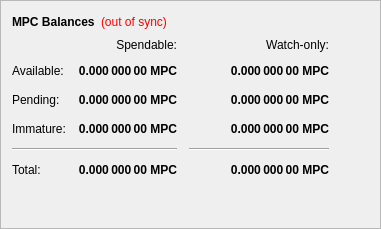
        <widget class="QFrame" name="frame">
         <property name="frameShape">
          <enum>QFrame::StyledPanel</enum>
         </property>
         <property name="frameShadow">
          <enum>QFrame::Raised</enum>
         </property>
         <layout class="QVBoxLayout" name="verticalLayout_4">
          <item>
           <layout class="QHBoxLayout" name="horizontalLayout_4">
            <item>
             <widget class="QLabel" name="label_5">
              <property name="font">
               <font>
                <weight>75</weight>
                <bold>true</bold>
               </font>
              </property>
              <property name="text">
               <string>MPC Balances</string>
              </property>
             </widget>
            </item>
            <item>
             <widget class="QLabel" name="labelWalletStatus">
              <property name="cursor">
               <cursorShape>WhatsThisCursor</cursorShape>
              </property>
              <property name="toolTip">
               <string>The displayed information may be out of date. Your wallet automatically synchronizes with the MyPartyCoin network after a connection is established, but this process has not completed yet.</string>
              </property>
              <property name="styleSheet">
               <string notr="true">QLabel { color: red; }</string>
              </property>
              <property name="text">
               <string notr="true">(out of sync)</string>
              </property>
              <property name="alignment">
               <set>Qt::AlignLeading|Qt::AlignLeft|Qt::AlignVCenter</set>
              </property>
             </widget>
            </item>
            <item>
             <spacer name="horizontalSpacer_3">
              <property name="orientation">
               <enum>Qt::Horizontal</enum>
              </property>
              <property name="sizeHint" stdset="0">
               <size>
                <width>40</width>
                <height>20</height>
               </size>
              </property>
             </spacer>
            </item>
           </layout>
          </item>
          <item>
           <layout class="QGridLayout" name="gridLayout">
            <property name="spacing">
             <number>12</number>
            </property>
            <item row="0" column="1">
             <widget class="QLabel" name="labelSpendable">
              <property name="text">
               <string>Spendable:</string>
              </property>
              <property name="alignment">
               <set>Qt::AlignRight|Qt::AlignTrailing|Qt::AlignVCenter</set>
              </property>
             </widget>
            </item>
            <item row="0" column="2">
             <widget class="QLabel" name="labelWatchonly">
              <property name="text">
               <string>Watch-only:</string>
              </property>
              <property name="alignment">
               <set>Qt::AlignRight|Qt::AlignTrailing|Qt::AlignVCenter</set>
              </property>
             </widget>
            </item>
            <item row="1" column="0">
             <widget class="QLabel" name="labelBalanceText">
              <property name="text">
               <string>Available:</string>
              </property>
             </widget>
            </item>
            <item row="1" column="1">
             <widget class="QLabel" name="labelBalance">
              <property name="font">
               <font>
                <weight>75</weight>
                <bold>true</bold>
               </font>
              </property>
              <property name="cursor">
               <cursorShape>IBeamCursor</cursorShape>
              </property>
              <property name="toolTip">
               <string>Your current spendable balance</string>
              </property>
              <property name="text">
               <string notr="true">0.000 000 00 MPC</string>
              </property>
              <property name="alignment">
               <set>Qt::AlignRight|Qt::AlignTrailing|Qt::AlignVCenter</set>
              </property>
              <property name="textInteractionFlags">
               <set>Qt::LinksAccessibleByMouse|Qt::TextSelectableByKeyboard|Qt::TextSelectableByMouse</set>
              </property>
             </widget>
            </item>
            <item row="1" column="2">
             <widget class="QLabel" name="labelWatchAvailable">
              <property name="font">
               <font>
                <weight>75</weight>
                <bold>true</bold>
               </font>
              </property>
              <property name="cursor">
               <cursorShape>IBeamCursor</cursorShape>
              </property>
              <property name="toolTip">
               <string>Your current balance in watch-only addresses</string>
              </property>
              <property name="text">
               <string notr="true">0.000 000 00 MPC</string>
              </property>
              <property name="alignment">
               <set>Qt::AlignRight|Qt::AlignTrailing|Qt::AlignVCenter</set>
              </property>
              <property name="textInteractionFlags">
               <set>Qt::LinksAccessibleByMouse|Qt::TextSelectableByKeyboard|Qt::TextSelectableByMouse</set>
              </property>
             </widget>
            </item>
            <item row="2" column="0">
             <widget class="QLabel" name="labelPendingText">
              <property name="text">
               <string>Pending:</string>
              </property>
             </widget>
            </item>
            <item row="2" column="1">
             <widget class="QLabel" name="labelUnconfirmed">
              <property name="font">
               <font>
                <weight>75</weight>
                <bold>true</bold>
               </font>
              </property>
              <property name="cursor">
               <cursorShape>IBeamCursor</cursorShape>
              </property>
              <property name="toolTip">
               <string>Total of transactions that have yet to be confirmed, and do not yet count toward the spendable balance</string>
              </property>
              <property name="text">
               <string notr="true">0.000 000 00 MPC</string>
              </property>
              <property name="alignment">
               <set>Qt::AlignRight|Qt::AlignTrailing|Qt::AlignVCenter</set>
              </property>
              <property name="textInteractionFlags">
               <set>Qt::LinksAccessibleByMouse|Qt::TextSelectableByKeyboard|Qt::TextSelectableByMouse</set>
              </property>
             </widget>
            </item>
            <item row="2" column="2">
             <widget class="QLabel" name="labelWatchPending">
              <property name="font">
               <font>
                <weight>75</weight>
                <bold>true</bold>
               </font>
              </property>
              <property name="cursor">
               <cursorShape>IBeamCursor</cursorShape>
              </property>
              <property name="toolTip">
               <string>Unconfirmed transactions to watch-only addresses</string>
              </property>
              <property name="text">
               <string notr="true">0.000 000 00 MPC</string>
              </property>
              <property name="alignment">
               <set>Qt::AlignRight|Qt::AlignTrailing|Qt::AlignVCenter</set>
              </property>
              <property name="textInteractionFlags">
               <set>Qt::LinksAccessibleByMouse|Qt::TextSelectableByKeyboard|Qt::TextSelectableByMouse</set>
              </property>
             </widget>
            </item>
            <item row="2" column="3">
             <spacer name="horizontalSpacer_2">
              <property name="orientation">
               <enum>Qt::Horizontal</enum>
              </property>
              <property name="sizeHint" stdset="0">
               <size>
                <width>40</width>
                <height>20</height>
               </size>
              </property>
             </spacer>
            </item>
            <item row="3" column="0">
             <widget class="QLabel" name="labelImmatureText">
              <property name="text">
               <string>Immature:</string>
              </property>
             </widget>
            </item>
            <item row="3" column="1">
             <widget class="QLabel" name="labelImmature">
              <property name="font">
               <font>
                <weight>75</weight>
                <bold>true</bold>
               </font>
              </property>
              <property name="cursor">
               <cursorShape>IBeamCursor</cursorShape>
              </property>
              <property name="toolTip">
               <string>Staked or masternode rewards that has not yet matured</string>
              </property>
              <property name="text">
               <string notr="true">0.000 000 00 MPC</string>
              </property>
              <property name="alignment">
               <set>Qt::AlignRight|Qt::AlignTrailing|Qt::AlignVCenter</set>
              </property>
              <property name="textInteractionFlags">
               <set>Qt::LinksAccessibleByMouse|Qt::TextSelectableByKeyboard|Qt::TextSelectableByMouse</set>
              </property>
             </widget>
            </item>
            <item row="3" column="2">
             <widget class="QLabel" name="labelWatchImmature">
              <property name="font">
               <font>
                <weight>75</weight>
                <bold>true</bold>
               </font>
              </property>
              <property name="cursor">
               <cursorShape>IBeamCursor</cursorShape>
              </property>
              <property name="toolTip">
               <string>Staked or masternode rewards in watch-only addresses that has not yet matured</string>
              </property>
              <property name="text">
               <string notr="true">0.000 000 00 MPC</string>
              </property>
              <property name="alignment">
               <set>Qt::AlignRight|Qt::AlignTrailing|Qt::AlignVCenter</set>
              </property>
              <property name="textInteractionFlags">
               <set>Qt::LinksAccessibleByMouse|Qt::TextSelectableByKeyboard|Qt::TextSelectableByMouse</set>
              </property>
             </widget>
            </item>
            <item row="4" column="0" colspan="2">
             <widget class="Line" name="lineSpendableBalance">
              <property name="orientation">
               <enum>Qt::Horizontal</enum>
              </property>
             </widget>
            </item>
            <item row="4" column="2">
             <widget class="Line" name="lineWatchBalance">
              <property name="sizePolicy">
               <sizepolicy hsizetype="Preferred" vsizetype="Fixed">
                <horstretch>0</horstretch>
                <verstretch>0</verstretch>
               </sizepolicy>
              </property>
              <property name="minimumSize">
               <size>
                <width>140</width>
                <height>0</height>
               </size>
              </property>
              <property name="orientation">
               <enum>Qt::Horizontal</enum>
              </property>
             </widget>
            </item>
            <item row="5" column="0">
             <widget class="QLabel" name="labelTotalText">
              <property name="text">
               <string>Total:</string>
              </property>
             </widget>
            </item>
            <item row="5" column="1">
             <widget class="QLabel" name="labelTotal">
              <property name="font">
               <font>
                <weight>75</weight>
                <bold>true</bold>
               </font>
              </property>
              <property name="cursor">
               <cursorShape>IBeamCursor</cursorShape>
              </property>
              <property name="toolTip">
               <string>Your current total balance</string>
              </property>
              <property name="text">
               <string notr="true">0.000 000 00 MPC</string>
              </property>
              <property name="alignment">
               <set>Qt::AlignRight|Qt::AlignTrailing|Qt::AlignVCenter</set>
              </property>
              <property name="textInteractionFlags">
               <set>Qt::LinksAccessibleByMouse|Qt::TextSelectableByKeyboard|Qt::TextSelectableByMouse</set>
              </property>
             </widget>
            </item>
            <item row="5" column="2">
             <widget class="QLabel" name="labelWatchTotal">
              <property name="font">
               <font>
                <weight>75</weight>
                <bold>true</bold>
               </font>
              </property>
              <property name="cursor">
               <cursorShape>IBeamCursor</cursorShape>
              </property>
              <property name="toolTip">
               <string>Current total balance in watch-only addresses</string>
              </property>
              <property name="text">
               <string notr="true">0.000 000 00 MPC</string>
              </property>
              <property name="alignment">
               <set>Qt::AlignRight|Qt::AlignTrailing|Qt::AlignVCenter</set>
              </property>
              <property name="textInteractionFlags">
               <set>Qt::LinksAccessibleByMouse|Qt::TextSelectableByKeyboard|Qt::TextSelectableByMouse</set>
              </property>
             </widget>
            </item>
           </layout>
          </item>
          <item>
           <spacer name="verticalSpacer_4">
            <property name="orientation">
             <enum>Qt::Vertical</enum>
            </property>
            <property name="sizeHint" stdset="0">
             <size>
              <width>20</width>
              <height>40</height>
             </size>
            </property>
           </spacer>
          </item>
         </layout>
        </widget>
